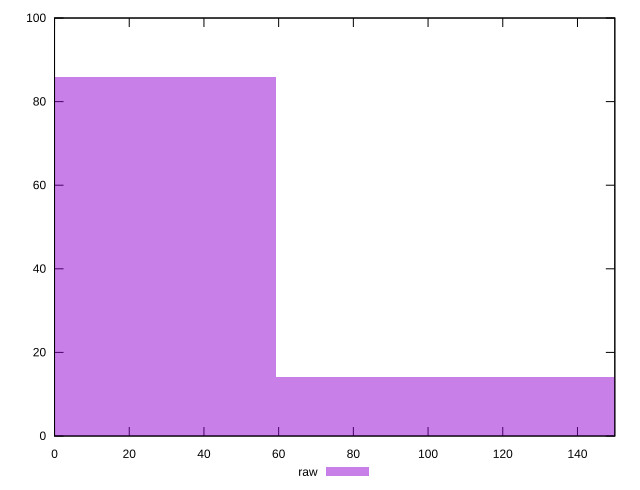

Generate this figure with gnuplot:
reset

$raw <<EOF
0 86
118.55022883321833 14
EOF

set key outside below
set boxwidth 118.55022883321833
set xrange [0:150]
set yrange [0:100]
set trange [0:100]
set style fill transparent solid 0.5 noborder
set terminal svg size 640, 490 enhanced background rgb 'white'
set output "report_00017_2021-02-10T15-08-03.406Z/unminified-javascript/samples/pages+cached/raw/histogram.svg"

plot $raw title "raw" with boxes

reset
